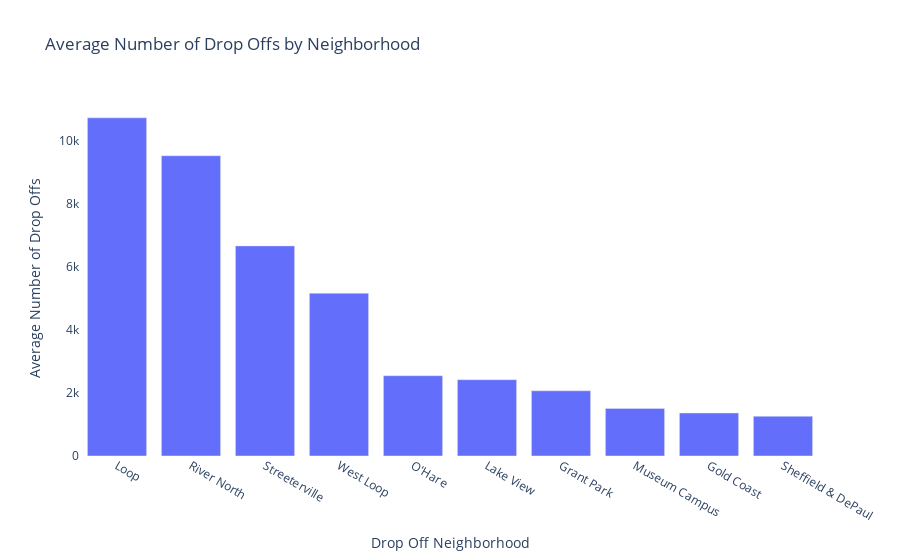

The cell this chart's notebook holds for it:
### Markdown cell above
### Number of Drop Off by Top 10 Neighborhoods

### Code cell
# Plot bar chart of average number of drop offs for top 10 neighborhoods
neighborhood_top_10_bar = px.bar(neighborhood_top_10, x='dropoff_neighborhood', y='average_trips',
                    title='Average Number of Drop Offs by Neighborhood',
                    labels={'dropoff_neighborhood':'Drop Off Neighborhood', 
                            'average_trips':'Average Number of Drop Offs'})

neighborhood_top_10_bar.update_layout({
    'plot_bgcolor':'rgba(0, 0, 0, 0)',
    'paper_bgcolor':'rgba(0, 0, 0, 0)'
})

neighborhood_top_10_bar.show()

### Figure 1 — Plotly figure (JSON) as saved in the notebook; plotly's stock layout.template omitted (floating-point values rounded to 4 significant figures)
{"data": [{"alignmentgroup": "True", "hovertemplate": "Drop Off Neighborhood=%{x}<br>Average Number of Drop Offs=%{y}<extra></extra>", "legendgroup": "", "marker": {"color": "#636efa", "pattern": {"shape": ""}}, "name": "", "offsetgroup": "", "orientation": "v", "showlegend": false, "textposition": "auto", "type": "bar", "x": ["Loop", "River North", "Streeterville", "West Loop", "O'Hare", "Lake View", "Grant Park", "Museum Campus", "Gold Coast", "Sheffield & DePaul"], "xaxis": "x", "y": [10730.0, 9524.0, 6665.0, 5164.0, 2547.0, 2421.0, 2069.0, 1510, 1364.0, 1260.0], "yaxis": "y"}], "layout": {"barmode": "relative", "legend": {"tracegroupgap": 0}, "paper_bgcolor": "rgba(0, 0, 0, 0)", "plot_bgcolor": "rgba(0, 0, 0, 0)", "title": {"text": "Average Number of Drop Offs by Neighborhood"}, "xaxis": {"anchor": "y", "domain": [0, 1], "title": {"text": "Drop Off Neighborhood"}}, "yaxis": {"anchor": "x", "domain": [0, 1], "title": {"text": "Average Number of Drop Offs"}}}}
